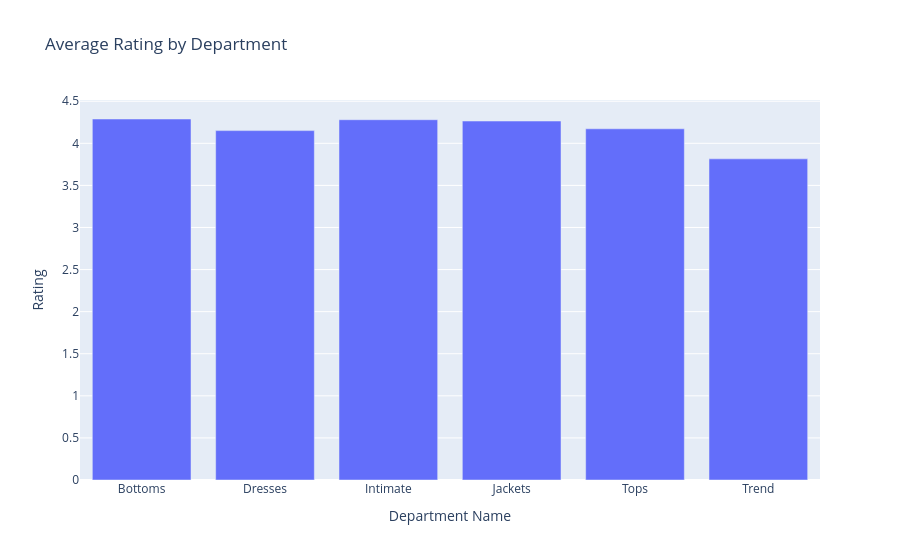

Here is the notebook cell this chart was saved with:
### Markdown cell above
Review length shows no significant correlation with Rating or Recommendation status, suggesting that customers’ ratings and recommendation decisions are independent of how much they write.

A weak positive relationship between review length and Positive Feedback Count indicates that longer reviews may receive slightly more engagement, possibly because they contain more detailed opinions or are more noticeable to other users. However, this effect is weak and not strongly predictive.

### Code cell
dept = df.groupby("Department Name")["Rating"].mean().reset_index()

fig = px.bar(dept, x="Department Name", y="Rating",
             title="Average Rating by Department")
fig.show()

### Figure 1 — Plotly figure (JSON) as saved in the notebook; plotly's stock layout.template omitted (floating-point values rounded to 4 significant figures)
{"data": [{"hovertemplate": "Department Name=%{x}<br>Rating=%{y}<extra></extra>", "legendgroup": "", "marker": {"color": "#636efa", "pattern": {"shape": ""}}, "name": "", "orientation": "v", "showlegend": false, "textposition": "auto", "type": "bar", "x": ["Bottoms", "Dresses", "Intimate", "Jackets", "Tops", "Trend"], "xaxis": "x", "y": [4.289, 4.151, 4.28, 4.265, 4.172, 3.815], "yaxis": "y"}], "layout": {"barmode": "relative", "legend": {"tracegroupgap": 0}, "title": {"text": "Average Rating by Department"}, "xaxis": {"anchor": "y", "domain": [0, 1], "title": {"text": "Department Name"}}, "yaxis": {"anchor": "x", "domain": [0, 1], "title": {"text": "Rating"}}}}
